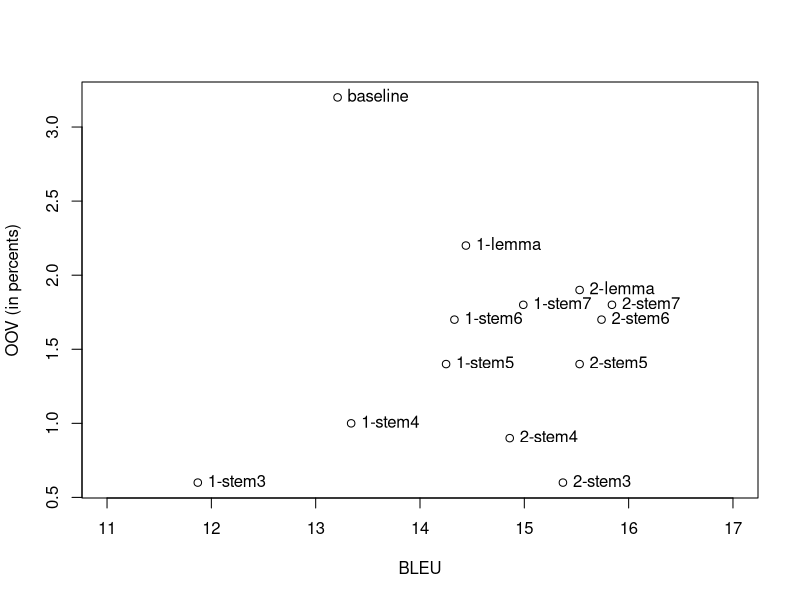

The R script that drew this image:
png("enru.png")
BLEU<-c(13.21, 14.44, 11.87, 13.34, 14.25, 14.33, 14.99, 15.53, 15.37, 14.86, 15.53, 15.74, 15.84)
OOV<-c(3.2, 2.2, 0.6, 1, 1.4, 1.7, 1.8, 1.9, 0.6, 0.9, 1.4, 1.7, 1.8)
natpisi<-c("baseline", "1-lemma", "1-stem3", "1-stem4", "1-stem5", "1-stem6", "1-stem7", "2-lemma", "2-stem3", "2-stem4", "2-stem5", "2-stem6", "2-stem7")
plot(BLEU,OOV, xlim=c(11,17), ylab="OOV (in percents)")
text(BLEU, OOV, natpisi, pos=4)
dev.off()
